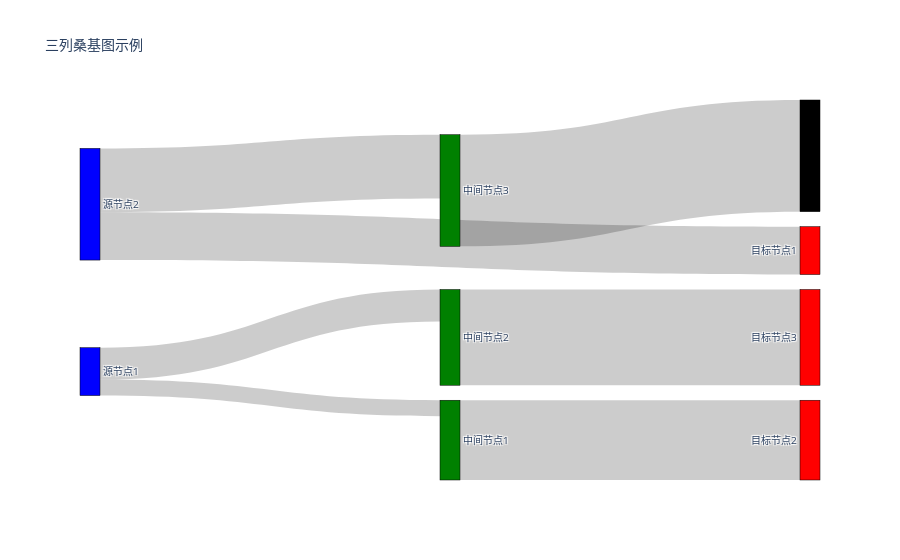

Write notebook code for a chart like this one.
### Code cell
import plotly.graph_objects as go

# 定义节点标签
node_labels = [
    "源节点1", "源节点2",  # 第一列
    "中间节点1", "中间节点2", "中间节点3",  # 第二列
    "目标节点1", "目标节点2", "目标节点3"  # 第三列
]

# 定义节点颜色
node_colors = [
    "blue", "blue",  # 第一列
    "green", "green", "green",  # 第二列
    "red", "red", "red"  # 第三列
]

# 定义链接
links = dict(
    source = [
        0, 0, 1, 1,  # 第一列到第二列
        2, 3, 4,     # 第二列到第三列
        0, 0, 0, 0,  # 虚拟链接
        1, 1, 1, 1   # 虚拟链接
    ],
    target = [
        2, 3, 3, 4,  # 第一列到第二列
        6, 7, 8,     # 第二列到第三列
        2, 3, 4, 5,  # 虚拟链接
        2, 3, 4, 5   # 虚拟链接
    ],
    value = [
        10, 20, 30, 40,  # 第一列到第二列
        50, 60, 70,      # 第二列到第三列
        0, 0, 0, 0,      # 虚拟链接
        0, 0, 0, 0       # 虚拟链接
    ]
)

# 创建桑基图
fig = go.Figure(go.Sankey(
    node=dict(
        pad=15,
        thickness=20,
        line=dict(color="black", width=0.5),
        label=node_labels,
        color=node_colors
    ),
    link=links
))

# 更新布局和显示图表
fig.update_layout(title_text="三列桑基图示例", font_size=10)
fig.show()

### Figure 1 — Plotly figure (JSON) as saved in the notebook; plotly's stock layout.template omitted (floating-point values rounded to 4 significant figures)
{"data": [{"link": {"source": [0, 0, 1, 1, 2, 3, 4, 0, 0, 0, 0, 1, 1, 1, 1], "target": [2, 3, 5, 4, 6, 7, 8, 2, 3, 4, 5, 2, 3, 4, 5], "value": [10, 20, 30, 40, 50, 60, 70, 0, 0, 0, 0, 0, 0, 0, 0]}, "node": {"color": ["blue", "blue", "green", "green", "green", "red", "red", "red"], "label": ["源节点1", "源节点2", "中间节点1", "中间节点2", "中间节点3", "目标节点1", "目标节点2", "目标节点3"], "line": {"color": "black", "width": 0.5}, "pad": 15, "thickness": 20}, "type": "sankey"}], "layout": {"font": {"size": 10}, "title": {"text": "三列桑基图示例"}}}
